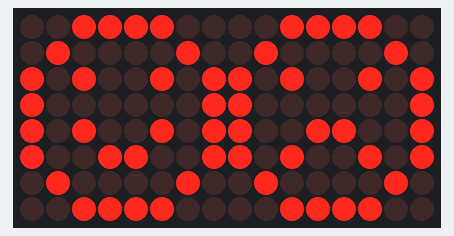
A sketch run on a simulated Arduino Uno, built with avr-gcc and run on an emulated ATmega328P. On the bench: 16×8 LED matrix.

Above: at 0.1 s.

The sketch:

8.1_Dual_LED_Matrix_Emoji_Display__Smiley_vs_Angry_Face.ino
```cpp
#include <LedControl.h>
// Define pins: DIN, CLK, CS, number of devices (2 matrices)
LedControl lc = LedControl(11, 13, 10, 2);
// Smiley face pattern
byte smiley[8] = {
B00111100,
B01000010,
B10100101,
B10000001,
B10100101,
B10011001,
B01000010,
B00111100
};
// Angry face pattern 😠  (same  as  smiley  but  mouth  flipped)
byte angry[8] = {
B00111100,
B01000010,
B10100101,
B10000001,
B10011001, //inverted from smiley’s 5th row
B10100101, //inverted from smiley’s 6th row
B01000010,
B00111100
};
void setup() {
for (int i = 0; i < 2; i++) {
lc.shutdown(i, false); // Wake up from power-saving
lc.setIntensity(i, 7); // Set brightness
lc.clearDisplay(i);
// Clear display
}
}
void loop() {
displayPattern(0, smiley); // Matrix 0 shows smiley
displayPattern(1, angry); // Matrix 1 shows inverted mouth (angry)
delay(2000);
lc.clearDisplay(0);
lc.clearDisplay(1);
delay(1000);
}
// Reusable function to show 8x8 pattern on a matrix
void displayPattern(int matrix, byte pattern[8]) {
for (int row = 0; row < 8; row++) {
lc.setRow(matrix, row, pattern[row]);
}
}
```
